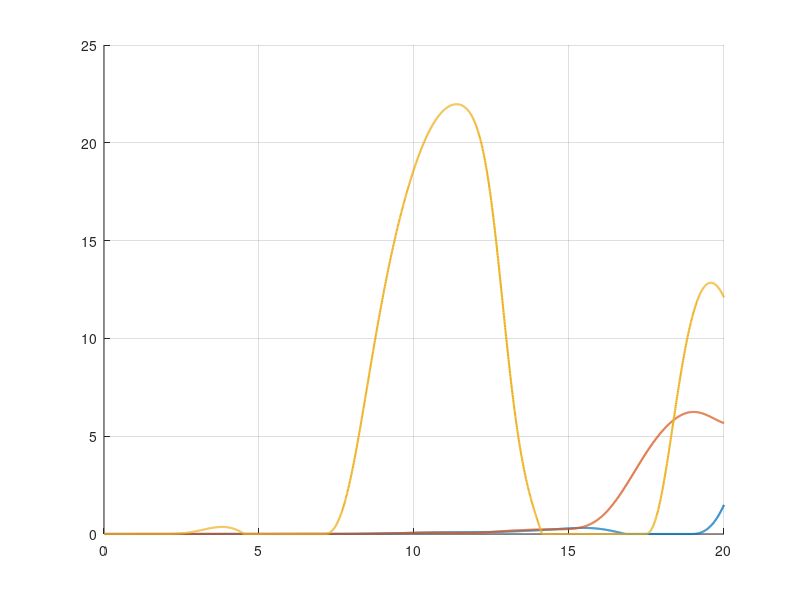

Source code (MATLAB): (Note: this script raises an error after producing the figure.)
%% inertia_id_principal_frame.m
% Online identification of principal moments of inertia using RLS
% Model: tau_p = Y(omega_p, domega_p) * theta
% theta = [I1; I2; I3] in the (fixed) principal frame Q_est.

clear; clc;

%% USER INPUTS / HOOKS
% -------------------------------------------------------------------------
% Replace these with your own quantities from simulation/flight code.

% 1) Estimated principal frame from your offline estimator (3x3, orthonormal)
Q_est =  [[ 0.3868  0.0468  0.0886]
 [ 0.0468  0.3694 -0.1004]
 [ 0.0886 -0.1004  0.2439]];   % <-- replace with your estimated eigenvector matrix

% 2) Time step and number of samples
dt   = 0.01;      % sample period [s]
Tend = 20.0;      % total time [s]
N    = round(Tend/dt) + 1;

t = (0:N-1)' * dt;

% 3) Synthetic test true inertia (for demo); replace with your real plant
I_true = 100* [[ 0.3905  0.0567  0.1052]
 [ 0.0567  0.3803 -0.115 ]
 [ 0.1052 -0.115   0.2292]];   % principal moments in Q_est frame

% 4) Generate a simple excitation torque pattern (in body frame)
tau_b = zeros(N,3);
tau_b(:,1) = 0.1 * sin(0.5 * t);
tau_b(:,2) = 0.08 * sin(0.8 * t + 0.3);
tau_b(:,3) = 0.06 * sin(1.2 * t + 0.7);

% 5) Simulate angular dynamics to get omega_b (in body frame) for this demo.
%    In your code, you already have omega_b from sensors or integrator.
omega_b = zeros(N,3);
omega   = [0.1; 0.05; -0.02];  % initial angular rate in body frame

for k = 1:N-1
    tau_k = tau_b(k,:)';

    % Here we assume Q_est is the principal frame of the *true* inertia for demo.
    % In your application, Q_est is fixed and I_true is unknown.
    % Dynamics in body frame: I*dot(omega) + omega x (I*omega) = tau
    Iw    = I_true * omega;
    domega = I_true \ (tau_k - cross(omega, Iw));

    omega = omega + domega*dt;
    omega_b(k+1,:) = omega.';
end

% 6) Approximate dot(omega_b) using finite difference + simple filter
domega_b = zeros(N,3);
for k = 2:N-1
    domega_b(k,:) = (omega_b(k+1,:) - omega_b(k-1,:)) / (2*dt);
end
domega_b(1,:)   = (omega_b(2,:) - omega_b(1,:)) / dt;
domega_b(end,:) = (omega_b(end,:) - omega_b(end-1,:)) / dt;

% (You should use a better differentiator / filter in real use.)

%% TRANSFORM TO PRINCIPAL FRAME
% -------------------------------------------------------------------------
% principal frame quantities: omega_p, domega_p, tau_p
omega_p  = (Q_est.' * omega_b.').';     % N x 3
domega_p = (Q_est.' * domega_b.').';    % N x 3
tau_p    = (Q_est.' * tau_b.').';       % N x 3

%% RLS INITIALIZATION
% -------------------------------------------------------------------------
% Parameter vector theta = [I1; I2; I3]
theta_hat = zeros(3,1);
% If you have eigenvalues from estimator, use them as initial guess:
% theta_hat = scale_guess * lambda_est;  (3x1)

P0   = 1e4 * eye(3);  % large covariance => low initial confidence
P    = P0;
lam  = 0.995;         % forgetting factor in (0,1]; 1 = no forgetting

% Constraints to enforce SPD and physical range
I_min = 1e-3;
I_max = 1e3;

theta_hist = zeros(N,3);
theta_hist(1,:) = theta_hat.';

%% MAIN IDENTIFICATION LOOP
% -------------------------------------------------------------------------
for k = 1:N
    w1  = omega_p(k,1);
    w2  = omega_p(k,2);
    w3  = omega_p(k,3);
    dw1 = domega_p(k,1);
    dw2 = domega_p(k,2);
    dw3 = domega_p(k,3);

    % Build regressor Y(omega_p, domega_p) [3 x 3]
    % tau_p = Y * [I1;I2;I3]
    Y = [ dw1,     -w2*w3,   w2*w3;
          w3*w1,    dw2,    -w3*w1;
         -w1*w2,    w1*w2,   dw3   ];

    tau_k = tau_p(k,:).';   % 3x1

    % Predicted torque
    tau_hat = Y * theta_hat;

    % Prediction error
    e = tau_k - tau_hat;    % 3x1

    % RLS gain
    S = lam*eye(3) + Y*P*Y.';      % 3x3
    K = (P*Y.') / S;               % 3x3

    % Parameter update
    theta_hat = theta_hat + K*e;

    % Covariance update
    P = (P - K*Y*P) / lam;

    % Enforce parameter constraints I_min <= I_i <= I_max
    theta_hat = max(theta_hat, I_min);
    theta_hat = min(theta_hat, I_max);

    theta_hist(k,:) = theta_hat.';
end

%% RECONSTRUCT ESTIMATED INERTIA IN BODY FRAME
% -------------------------------------------------------------------------
% I_hat(k) = Q_est * diag(theta_hat(k,:)) * Q_est'
% For plotting, just show convergence of I1,I2,I3 vs true.
I_hat = Q_est * diag(theta_hat) * Q_est.';

true_principal = diag(I_true);  % [I1_true; I2_true; I3_true]

figure; hold on; grid on;
plot(t, theta_hist(:,1), 'LineWidth', 1.5);
plot(t, theta_hist(:,2), 'LineWidth', 1.5);
plot(t, theta_hist(:,3), 'LineWidth', 1.5);
yline(true_principal(1), '--', 'I1 true');
yline(true_principal(2), '--', 'I2 true');
yline(true_principal(3), '--', 'I3 true');
xlabel('Time [s]');
ylabel('Estimated principal moments');
legend({'I1 hat','I2 hat','I3 hat','I1 true','I2 true','I3 true'});
title('Principal inertia identification (RLS in estimated principal frame)');
